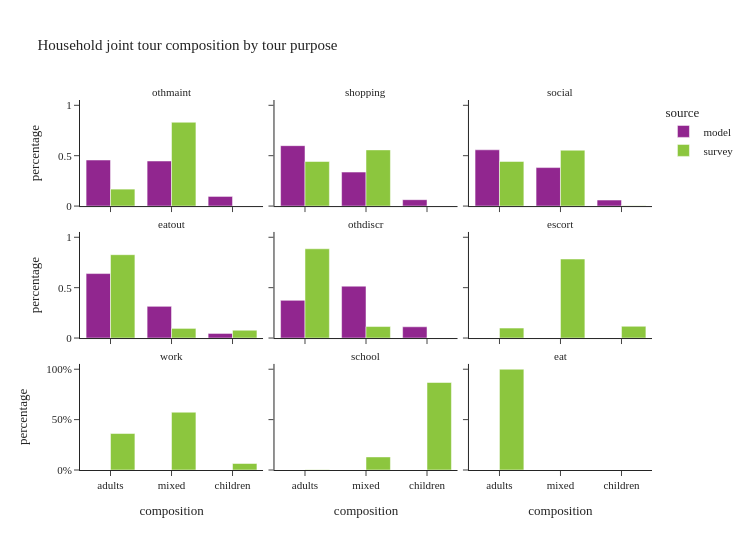

This figure's notebook cell:
### Code cell
plot_joint_tour_segment(joint_tour_data, 'tour_type', "Household joint tour composition by tour purpose", height=550, facet_col_wrap=3)

### Figure 1 — Plotly figure (JSON) as saved in the notebook; plotly's stock layout.template omitted (floating-point values rounded to 4 significant figures)
{"data": [{"alignmentgroup": "True", "customdata": [[11519], [11271], [2411]], "hovertemplate": "source=model<br>tour_type=othmaint<br>composition=%{x}<br>percentage=%{y}<br>sample_size=%{customdata[0]}<extra></extra>", "legendgroup": "model", "marker": {"color": "#91268F", "pattern": {"shape": ""}}, "name": "model", "offsetgroup": "model", "orientation": "v", "showlegend": true, "textposition": "auto", "type": "bar", "x": ["adults", "mixed", "children"], "xaxis": "x7", "y": [0.4571, 0.4472, 0.09567], "yaxis": "y7"}, {"alignmentgroup": "True", "customdata": [[14395], [8101], [1522]], "hovertemplate": "source=model<br>tour_type=shopping<br>composition=%{x}<br>percentage=%{y}<br>sample_size=%{customdata[0]}<extra></extra>", "legendgroup": "model", "marker": {"color": "#91268F", "pattern": {"shape": ""}}, "name": "model", "offsetgroup": "model", "orientation": "v", "showlegend": false, "textposition": "auto", "type": "bar", "x": ["adults", "mixed", "children"], "xaxis": "x8", "y": [0.5993, 0.3373, 0.06337], "yaxis": "y8"}, {"alignmentgroup": "True", "customdata": [[7986], [5462], [857]], "hovertemplate": "source=model<br>tour_type=social<br>composition=%{x}<br>percentage=%{y}<br>sample_size=%{customdata[0]}<extra></extra>", "legendgroup": "model", "marker": {"color": "#91268F", "pattern": {"shape": ""}}, "name": "model", "offsetgroup": "model", "orientation": "v", "showlegend": false, "textposition": "auto", "type": "bar", "x": ["adults", "mixed", "children"], "xaxis": "x9", "y": [0.5583, 0.3818, 0.05991], "yaxis": "y9"}, {"alignmentgroup": "True", "customdata": [[10228], [5034], [728]], "hovertemplate": "source=model<br>tour_type=eatout<br>composition=%{x}<br>percentage=%{y}<br>sample_size=%{customdata[0]}<extra></extra>", "legendgroup": "model", "marker": {"color": "#91268F", "pattern": {"shape": ""}}, "name": "model", "offsetgroup": "model", "orientation": "v", "showlegend": false, "textposition": "auto", "type": "bar", "x": ["adults", "mixed", "children"], "xaxis": "x4", "y": [0.6396, 0.3148, 0.04553], "yaxis": "y4"}, {"alignmentgroup": "True", "customdata": [[12905], [17771], [3851]], "hovertemplate": "source=model<br>tour_type=othdiscr<br>composition=%{x}<br>percentage=%{y}<br>sample_size=%{customdata[0]}<extra></extra>", "legendgroup": "model", "marker": {"color": "#91268F", "pattern": {"shape": ""}}, "name": "model", "offsetgroup": "model", "orientation": "v", "showlegend": false, "textposition": "auto", "type": "bar", "x": ["adults", "mixed", "children"], "xaxis": "x5", "y": [0.3738, 0.5147, 0.1115], "yaxis": "y5"}, {"alignmentgroup": "True", "customdata": [[49], [35]], "hovertemplate": "source=survey<br>tour_type=othmaint<br>composition=%{x}<br>percentage=%{y}<br>sample_size=%{customdata[0]}<extra></extra>", "legendgroup": "survey", "marker": {"color": "#8CC63E", "pattern": {"shape": ""}}, "name": "survey", "offsetgroup": "survey", "orientation": "v", "showlegend": true, "textposition": "auto", "type": "bar", "x": ["adults", "mixed"], "xaxis": "x7", "y": [0.1682, 0.8318], "yaxis": "y7"}, {"alignmentgroup": "True", "customdata": [[118], [64], [1]], "hovertemplate": "source=survey<br>tour_type=shopping<br>composition=%{x}<br>percentage=%{y}<br>sample_size=%{customdata[0]}<extra></extra>", "legendgroup": "survey", "marker": {"color": "#8CC63E", "pattern": {"shape": ""}}, "name": "survey", "offsetgroup": "survey", "orientation": "v", "showlegend": false, "textposition": "auto", "type": "bar", "x": ["adults", "mixed", "children"], "xaxis": "x8", "y": [0.4423, 0.5576, 0.0001106], "yaxis": "y8"}, {"alignmentgroup": "True", "customdata": [[200], [159], [8]], "hovertemplate": "source=survey<br>tour_type=social<br>composition=%{x}<br>percentage=%{y}<br>sample_size=%{customdata[0]}<extra></extra>", "legendgroup": "survey", "marker": {"color": "#8CC63E", "pattern": {"shape": ""}}, "name": "survey", "offsetgroup": "survey", "orientation": "v", "showlegend": false, "textposition": "auto", "type": "bar", "x": ["adults", "mixed", "children"], "xaxis": "x9", "y": [0.4425, 0.5543, 0.003201], "yaxis": "y9"}, {"alignmentgroup": "True", "customdata": [[86], [21], [1]], "hovertemplate": "source=survey<br>tour_type=eatout<br>composition=%{x}<br>percentage=%{y}<br>sample_size=%{customdata[0]}<extra></extra>", "legendgroup": "survey", "marker": {"color": "#8CC63E", "pattern": {"shape": ""}}, "name": "survey", "offsetgroup": "survey", "orientation": "v", "showlegend": false, "textposition": "auto", "type": "bar", "x": ["adults", "mixed", "children"], "xaxis": "x4", "y": [0.827, 0.09565, 0.07733], "yaxis": "y4"}, {"alignmentgroup": "True", "customdata": [[13], [4], [2]], "hovertemplate": "source=survey<br>tour_type=othdiscr<br>composition=%{x}<br>percentage=%{y}<br>sample_size=%{customdata[0]}<extra></extra>", "legendgroup": "survey", "marker": {"color": "#8CC63E", "pattern": {"shape": ""}}, "name": "survey", "offsetgroup": "survey", "orientation": "v", "showlegend": false, "textposition": "auto", "type": "bar", "x": ["adults", "mixed", "children"], "xaxis": "x5", "y": [0.8859, 0.1141, 0.0], "yaxis": "y5"}, {"alignmentgroup": "True", "customdata": [[29], [95], [6]], "hovertemplate": "source=survey<br>tour_type=escort<br>composition=%{x}<br>percentage=%{y}<br>sample_size=%{customdata[0]}<extra></extra>", "legendgroup": "survey", "marker": {"color": "#8CC63E", "pattern": {"shape": ""}}, "name": "survey", "offsetgroup": "survey", "orientation": "v", "showlegend": false, "textposition": "auto", "type": "bar", "x": ["adults", "mixed", "children"], "xaxis": "x6", "y": [0.09923, 0.784, 0.1167], "yaxis": "y6"}, {"alignmentgroup": "True", "customdata": [[36], [18], [1]], "hovertemplate": "source=survey<br>tour_type=work<br>composition=%{x}<br>percentage=%{y}<br>sample_size=%{customdata[0]}<extra></extra>", "legendgroup": "survey", "marker": {"color": "#8CC63E", "pattern": {"shape": ""}}, "name": "survey", "offsetgroup": "survey", "orientation": "v", "showlegend": false, "textposition": "auto", "type": "bar", "x": ["adults", "mixed", "children"], "xaxis": "x", "y": [0.362, 0.5735, 0.06448], "yaxis": "y"}, {"alignmentgroup": "True", "customdata": [[1], [2], [64]], "hovertemplate": "source=survey<br>tour_type=school<br>composition=%{x}<br>percentage=%{y}<br>sample_size=%{customdata[0]}<extra></extra>", "legendgroup": "survey", "marker": {"color": "#8CC63E", "pattern": {"shape": ""}}, "name": "survey", "offsetgroup": "survey", "orientation": "v", "showlegend": false, "textposition": "auto", "type": "bar", "x": ["adults", "mixed", "children"], "xaxis": "x2", "y": [0.001907, 0.1297, 0.8684], "yaxis": "y2"}, {"alignmentgroup": "True", "customdata": [[1]], "hovertemplate": "source=survey<br>tour_type=eat<br>composition=%{x}<br>percentage=%{y}<br>sample_size=%{customdata[0]}<extra></extra>", "legendgroup": "survey", "marker": {"color": "#8CC63E", "pattern": {"shape": ""}}, "name": "survey", "offsetgroup": "survey", "orientation": "v", "showlegend": false, "textposition": "auto", "type": "bar", "x": ["adults"], "xaxis": "x3", "y": [1.0], "yaxis": "y3"}], "layout": {"annotations": [{"font": {}, "showarrow": false, "text": "work", "x": 0.16, "xanchor": "center", "xref": "paper", "y": 0.2867, "yanchor": "bottom", "yref": "paper"}, {"font": {}, "showarrow": false, "text": "school", "x": 0.5, "xanchor": "center", "xref": "paper", "y": 0.2867, "yanchor": "bottom", "yref": "paper"}, {"font": {}, "showarrow": false, "text": "eat", "x": 0.84, "xanchor": "center", "xref": "paper", "y": 0.2867, "yanchor": "bottom", "yref": "paper"}, {"font": {}, "showarrow": false, "text": "eatout", "x": 0.16, "xanchor": "center", "xref": "paper", "y": 0.6433, "yanchor": "bottom", "yref": "paper"}, {"font": {}, "showarrow": false, "text": "othdiscr", "x": 0.5, "xanchor": "center", "xref": "paper", "y": 0.6433, "yanchor": "bottom", "yref": "paper"}, {"font": {}, "showarrow": false, "text": "escort", "x": 0.84, "xanchor": "center", "xref": "paper", "y": 0.6433, "yanchor": "bottom", "yref": "paper"}, {"font": {}, "showarrow": false, "text": "othmaint", "x": 0.16, "xanchor": "center", "xref": "paper", "y": 1.0, "yanchor": "bottom", "yref": "paper"}, {"font": {}, "showarrow": false, "text": "shopping", "x": 0.5, "xanchor": "center", "xref": "paper", "y": 1.0, "yanchor": "bottom", "yref": "paper"}, {"font": {}, "showarrow": false, "text": "social", "x": 0.84, "xanchor": "center", "xref": "paper", "y": 1.0, "yanchor": "bottom", "yref": "paper"}], "barmode": "group", "height": 550, "legend": {"title": {"text": "source"}, "tracegroupgap": 0}, "title": {"text": "Household joint tour composition by tour purpose"}, "width": 750, "xaxis": {"anchor": "y", "domain": [0.0, 0.32], "title": {"text": "composition"}}, "xaxis2": {"anchor": "y2", "domain": [0.34, 0.66], "matches": "x", "title": {"text": "composition"}}, "xaxis3": {"anchor": "y3", "domain": [0.68, 1.0], "matches": "x", "title": {"text": "composition"}}, "xaxis4": {"anchor": "y4", "domain": [0.0, 0.32], "matches": "x", "showticklabels": false}, "xaxis5": {"anchor": "y5", "domain": [0.34, 0.66], "matches": "x", "showticklabels": false}, "xaxis6": {"anchor": "y6", "domain": [0.68, 1.0], "matches": "x", "showticklabels": false}, "xaxis7": {"anchor": "y7", "domain": [0.0, 0.32], "matches": "x", "showticklabels": false}, "xaxis8": {"anchor": "y8", "domain": [0.34, 0.66], "matches": "x", "showticklabels": false}, "xaxis9": {"anchor": "y9", "domain": [0.68, 1.0], "matches": "x", "showticklabels": false}, "yaxis": {"anchor": "x", "domain": [0.0, 0.2867], "tickformat": ".0%", "title": {"text": "percentage"}}, "yaxis2": {"anchor": "x2", "domain": [0.0, 0.2867], "matches": "y", "showticklabels": false, "tickformat": ".0%"}, "yaxis3": {"anchor": "x3", "domain": [0.0, 0.2867], "matches": "y", "showticklabels": false}, "yaxis4": {"anchor": "x4", "domain": [0.3567, 0.6433], "matches": "y", "title": {"text": "percentage"}}, "yaxis5": {"anchor": "x5", "domain": [0.3567, 0.6433], "matches": "y", "showticklabels": false}, "yaxis6": {"anchor": "x6", "domain": [0.3567, 0.6433], "matches": "y", "showticklabels": false}, "yaxis7": {"anchor": "x7", "domain": [0.7133, 1.0], "matches": "y", "title": {"text": "percentage"}}, "yaxis8": {"anchor": "x8", "domain": [0.7133, 1.0], "matches": "y", "showticklabels": false}, "yaxis9": {"anchor": "x9", "domain": [0.7133, 1.0], "matches": "y", "showticklabels": false}}}
